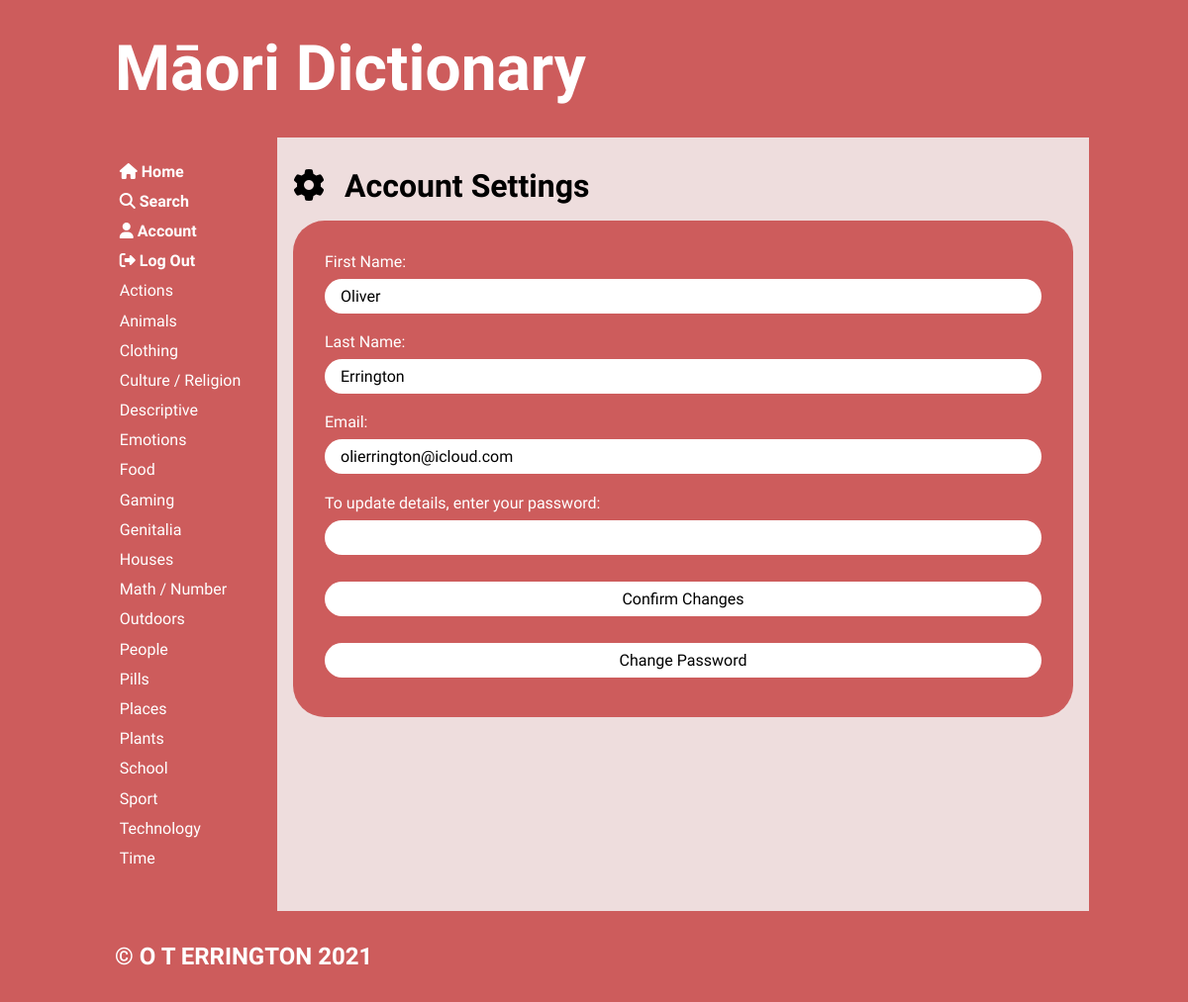
The page /usersettings (signed in) on the database its author committed.
### tables this page shows
CREATE TABLE "categories"
(
	cat_id integer
		constraint Category_pk
			primary key autoincrement,
	category varchar(20)
);

CREATE TABLE users
(
	user_id integer
		constraint users_pk
			primary key autoincrement,
	fname varchar(20),
	lname varchar(30),
	email varchar(50),
	password varchar(30)
);

### app.py (the view, shortened to what this page needs)
@app.route('/usersettings', methods=['GET', 'POST'])
def render_usersettings_page():
    if not is_logged_in():  # if not logged in redirect
        flash('You are not logged in')
        return redirect('/')
    con = create_connection(DB_NAME)
    query = """SELECT user_id, fname, lname, email, password
        FROM users
        WHERE user_id=?"""
    cur = con.cursor()
    cur.execute(query, (session['user_id'],))
    user_info = cur.fetchall()
    con.close()
    return render_template('usersettings.html', categories=get_categories(),
                           logged_in=is_logged_in(), user_info=user_info)

### app.py (called while the page is built)
def create_connection(db_file):
    try:
        connection = sqlite3.connect(db_file)
        return connection
    except Error as e:  # unless there's an error
        print(e)
    return None

def get_categories():
    con = create_connection(DB_NAME)
    query = """SELECT cat_id, category
            FROM categories
            ORDER BY category"""
    cur = con.cursor()
    cur.execute(query)
    category_list = cur.fetchall()
    con.close()
    return category_list

def is_logged_in():
    if session.get("email") is None:
        print("not logged in")
        return False
    else:  # if email isn't empty then user must be logged in
        print("logged in")
        return True

### templates/usersettings.html (shortened to what this page needs)
{% extends 'base.html' %}
{% block main %}
    <div>
        <i class="fas fa-cog user-img"></i>
        <span class="span-heading">Account Settings</span>
        <form class="dataform" method="post">
            <div>
                <div><label for="fname">First Name:</label></div>
                <div><input type="text" name="fname" id="fname" required value="{{ user_info[0][1] }}"></div>
            </div>
            <div>
                <div><label for="lname">Last Name:</label></div>
                <div><input type="text" name="lname" id="lname" required value="{{ user_info[0][2] }}"></div>
            </div>
            <div>
                <div><label for="email">Email:</label></div>
                <div><input type="text" name="email" id="email" required value="{{ user_info[0][3] }}"></div>
            </div>
            <div>
                <div><label for="password">To update details, enter your password:</label></div>
                <div><input type="password" name="password" id="password" required></div>
            </div>
            <div>
                <div><input class="button" type="submit" value="Confirm Changes"></div>
            </div>
            <div>
                <div>
                    <button onclick="window.location.href='/changepassword'">
                        Change Password
                    </button>
                </div>
            </div>
        </form>
    </div>
{% endblock %}

### templates/base.html (shortened to what this page needs)
<!doctype html>
<html lang="en">
<head>
	<link href="{{ url_for('static', filename='css/style.css') }}" rel="stylesheet">
</head>
<body>
	<div id="container">
		<header>
			<a href="/"><h1>Māori Dictionary</h1></a>
		</header>
		<nav>
			<ul>
                <li>
                    <a href="/">
                        <i class="fas fa-home"></i><b> Home</b><br>
                    </a>
                    <a href="/search">
                        <i class="fas fa-search"></i><b> Search</b><br>
                    </a>
                    {% if logged_in %}
                        <a href="/user">
                            <i class="fas fa-user"></i><b> Account</b><br>
                        </a>
                        <a href="/logout"><i class="fas fa-sign-out-alt"></i><b> Log Out</b><br></a>
                    {%  else %}
                        <a href="/login"><i class="fas fa-sign-in-alt"></i><b> Login</b><br></a>
                    {%  endif %}
                    {% for category in categories %}
                        <a href="/category/{{ category[0] }}">
                            {{ category[1] }} <br/>
                        </a>
                    {% endfor %}
                    <br><br>
                </li>
			</ul>
		</nav>
		<main>
            {% block main%}{% endblock %}
        </main>
		<footer>
			<h3>
				&copy; O T ERRINGTON 2021
			</h3>
		</footer>
	</div>
</body>
</html>

### static/css/style.css (style rules this page uses)
* { font-family: 'KoHo', sans-serif; margin: 0; padding: 0; box-sizing: border-box; font-weight: 400; }
body { background-color: indianred; }
#container { display: grid; grid-template-columns: 75px auto; grid-template-areas: 'nav header' 'main main' 'footer footer'; }
header { grid-area: header; background-color: indianred; padding: 1rem; }
nav { grid-area: nav; }
main { grid-area: main; padding: 1rem; background-color: #edd; }
h1, h2, h3, h4, .span-heading { padding: 1rem 0; font-weight: 700; font-size: 2rem; color: black; }
h1 { font-size: 4rem; color: white; }
h3 { font-size: 1.5rem; color: white; }
a { color: #222; text-decoration: none; }
button, .button { border: none; cursor: pointer; transition-duration: 0.2s; width: 100%; border-radius: 1.2rem; padding: 0.5rem 1rem; font-size: 1rem; margin: 0.5rem 0; background-color: white; }
.dataform { margin: 1rem 0; border: 0; padding: 2rem; background-color: indianred; border-radius: 2rem; }
.dataform label { color: white; }
.dataform input, textarea, .categoryselect { width: 100%; border: none; border-radius: 1.2rem; padding: 0.5rem 1rem; font-size: 1rem; margin: 0.5rem 0 1.2rem 0; }
.user-img { font-size: 2rem; padding: 1rem 1rem 0 0; }
b { font-weight: 700; }
footer { grid-area: footer; padding: 1rem; background-color: indianred; }
@media only screen and (min-width: 768px) { #container { grid-template-columns: 180px auto; grid-template-areas: 'header header' 'nav main' 'footer footer'; } }
@media only screen and (min-width: 768px) { nav { background-color: indianred; padding: 0 0.5rem; } }
@media only screen and (min-width: 768px) { nav ul { list-style: none; } }
@media only screen and (min-width: 768px) { nav a { display: block; color: #fff; text-decoration: none; padding: 0.35rem 0 0.35rem 0.8rem; } }
@media only screen and (min-width: 1000px) { #container { width: 1000px; margin: auto; } }

### rows shown on the page
categories: category "Actions"
categories: category "Animals"
categories: category "Clothing"
categories: category "Culture / Religion"
categories: category "Descriptive"
categories: category "Emotions"
categories: category "Food"
categories: category "Gaming"
categories: category "Genitalia"
categories: category "Houses"
categories: category "Math / Number"
categories: category "Outdoors"
categories: category "People"
categories: category "Pills"
categories: category "Places"
categories: category "Plants"
categories: category "School"
categories: category "Sport"
categories: category "Technology"
categories: category "Time"
users: fname "Oliver", lname "Errington", email "olierrington@icloud.com"
